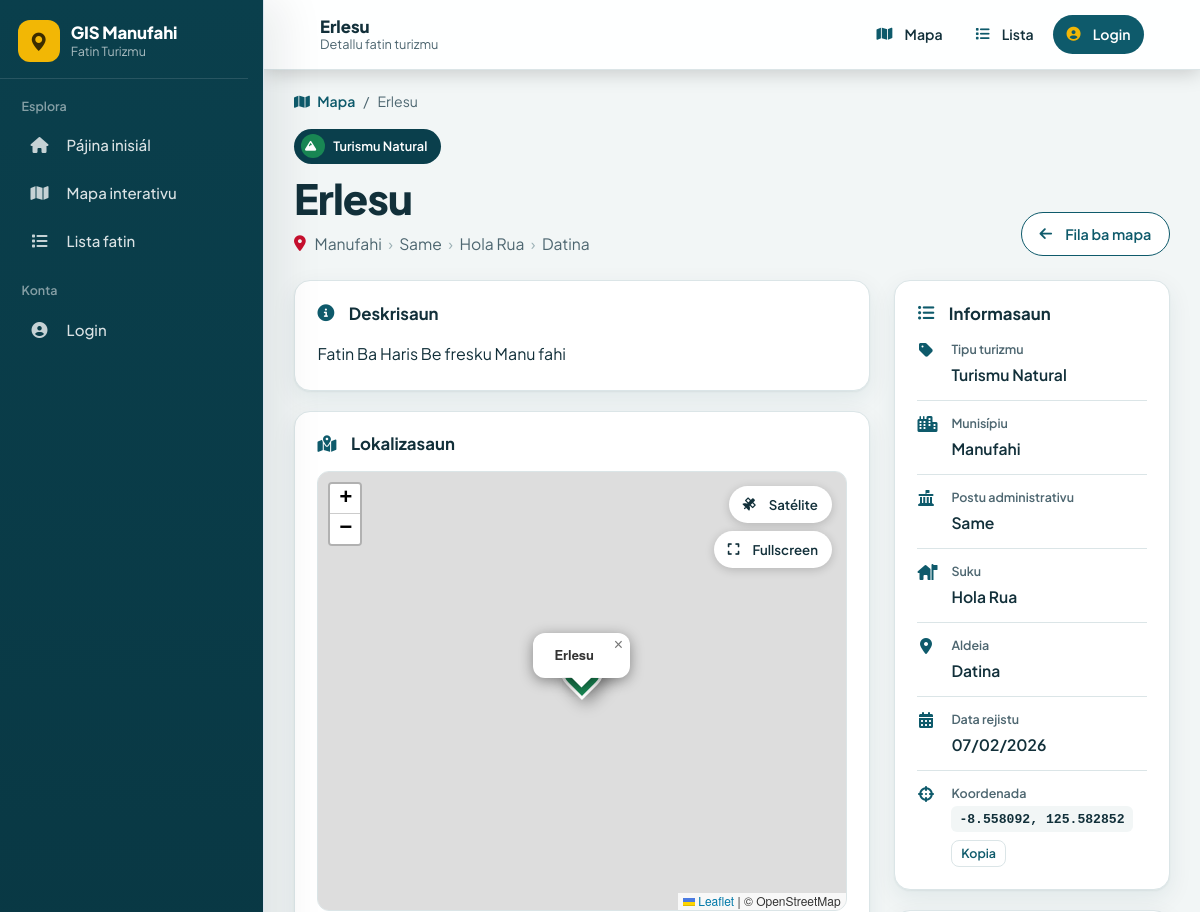
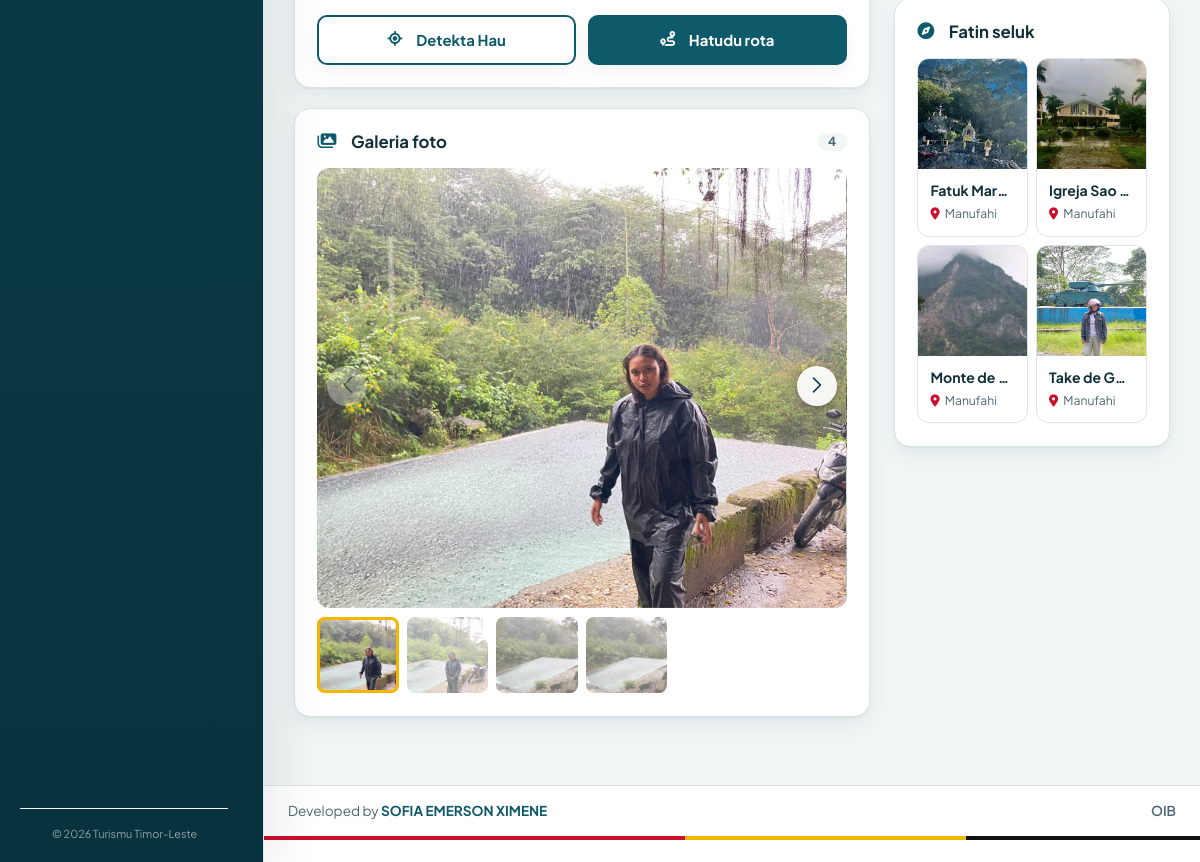
Page /mapa/detalhe/1/ on the committed database (2 pictures, top to bottom).
### GISAPP/models.py (models this page shows, shortened)
class Mapa(models.Model):
    TIPO= [
        ('Turismo Relijiozu', 'Turismo Relijiozu'),
        ('Turismu Kultural ', 'Turismu Kultural'),
        ('Turismu Natural ', 'Turismu Natural'),
        ('Turismu Istoriku ', 'Turismu Istoriku'),
        ('Turismu Eventura ', 'Turismu Eventura'),
        ('Turismu Ekologiku ', 'Turismu Ekologiku'),
    ]
    naran = models.CharField(max_length=255, unique=True)
    tipo = models.CharField(max_length=50, choices=TIPO)
    Obs = models.CharField(max_length=1500, null=True, blank=True)
    municipality = models.ForeignKey(Municipality, on_delete=models.CASCADE,null=True,blank=True,related_name="MMunicipality")
    administrativepost = models.ForeignKey(AdministrativePost, on_delete=models.CASCADE,null=True,blank=True, related_name="AAdministrativePost")
    village = models.ForeignKey(Village, on_delete=models.CASCADE,null=True,blank=True, related_name="VVillage")
    aldeia = models.ForeignKey(Aldeia, on_delete=models.CASCADE,null=True,blank=True, related_name="AAldeia")
    data_registu = models.DateField(auto_now_add=True)
    class Meta:
        ordering = ['naran']

class Point(models.Model):
    Maps = models.ForeignKey(Mapa, on_delete=models.CASCADE, related_name="Location")
    latitude  = models.FloatField(null=True, blank=True)
    longitude = models.FloatField(null=True, blank=True)

### custom/models.py (models this page shows, shortened)
class Municipality(models.Model):
	code = models.CharField(max_length=5, null=True, blank = True)
	name = models.CharField(max_length=100)
	hckey = models.CharField(max_length=32, null=True ,  blank = True)

class AdministrativePost(models.Model):
	municipality = models.ForeignKey(Municipality, on_delete=models.CASCADE, null=True)
	name = models.CharField(max_length=100)

class Village(models.Model):
	administrativepost = models.ForeignKey(AdministrativePost, on_delete=models.CASCADE, null=True)
	name = models.CharField(max_length=100)

class Aldeia(models.Model):
	village = models.ForeignKey(Village, on_delete=models.CASCADE, null=True)
	name = models.CharField(max_length=100)

### publicApp/views.py (the view)
# urls.py: path('mapa/detalhe/<int:pk>/', mapa_detail_view,name='mapa_detail'),
def mapa_detail_view(request, pk):
    mapa = get_object_or_404(
        Mapa.objects.select_related(
            'municipality', 'administrativepost', 'village', 'aldeia'
        ).prefetch_related('Location__images'),
        pk=pk
    )
    points = list(mapa.Location.all())
    first_point = points[0] if points else None
    all_images = []
    for p in points:
        for img in p.images.all():
            all_images.append({
                'url': img.image.url,
                'description': img.description or '',
            })
    related = (Mapa.objects
               .filter(Q(municipality=mapa.municipality) |
                       Q(tipo=mapa.tipo))
               .exclude(pk=mapa.pk)
               .select_related('municipality', 'village')
               .prefetch_related('Location__images')[:6])
    for r in related:
        r.first_image = None
        for p in r.Location.all():
            imgs = list(p.images.all())
            if imgs:
                r.first_image = imgs[0].image.url
                break
    context = {
        'mapa': mapa,
        'points': points,
        'first_point': first_point,
        'all_images': all_images,
        'related': related,
    }
    return render(request, 'mapa/detailPublic.html', context)

### publicApp/templates/mapa/detailPublic.html (shortened to what this page needs)
{% extends "public_base.html" %}
{% load static %}
{% block page_title %}{{ mapa.naran }}{% endblock %}
{% block page_subtitle %}Detallu fatin turizmu{% endblock %}
{% block main_container_class %}p-0{% endblock %}
{% block extra_css %}
<link rel="stylesheet" href="https://unpkg.com/leaflet-routing-machine@3.2.12/dist/leaflet-routing-machine.css" />
<link rel="stylesheet" href="https://cdn.jsdelivr.net/npm/swiper@11/swiper-bundle.min.css" />
<link href="{% static 'css/mapa_detail_modern.css' %}" rel="stylesheet">
{% endblock %}
{% block content %}
<div class="detail-page">
    <nav class="breadcrumb-custom" aria-label="Breadcrumb">
        <a href="{% url 'mapa_view' %}"><i class="fas fa-map"></i> Mapa</a>
        <span aria-hidden="true">/</span>
        <span>{{ mapa.naran }}</span>
    </nav>
    <div class="detail-title-block">
        <div>
            <span class="tipo-badge">
                <span class="tipo-badge__icon" id="tipo-badge-icon">
                    <i class="fas
                        {% with t=mapa.tipo|cut:" " %}{% if t == 'TurismoRelijiozu' or t == 'TurismuRelijiozu' %}fa-church{% elif t == 'TurismuKultural' %}fa-landmark{% elif t == 'TurismuNatural' %}fa-mountain{% elif t == 'TurismuIstoriku' %}fa-monument{% elif t == 'TurismuEventura' %}fa-hiking{% else %}fa-leaf{% endif %}{% endwith %}"></i>
                </span>
                {{ mapa.tipo|default:"Turizmu" }}
            </span>
            <h1>{{ mapa.naran }}</h1>
            <div class="location-line">
                <i class="fas fa-map-marker-alt"></i>
                {% if mapa.municipality %}
                    <span>{{ mapa.municipality.name }}</span>
                    {% if mapa.administrativepost %}<span class="sep">›</span><span>{{ mapa.administrativepost.name }}</span>{% endif %}
                    {% if mapa.village %}<span class="sep">›</span><span>{{ mapa.village.name }}</span>{% endif %}
                    {% if mapa.aldeia %}<span class="sep">›</span><span>{{ mapa.aldeia.name }}</span>{% endif %}
                {% else %}
                    <span>Lokalizasaun la rejista</span>
                {% endif %}
            </div>
        </div>
        <a href="{% url 'mapa_view' %}" class="btn-back">
            <i class="fas fa-arrow-left"></i> Fila ba mapa
        </a>
    </div>
    <div class="row g-4">
        <div class="col-lg-8">
            <section class="detail-card">
                <h2><i class="fas fa-circle-info"></i> Deskrisaun</h2>
                {% if mapa.Obs %}
                <p class="detail-desc">{{ mapa.Obs }}</p>
                {% else %}
                <p class="detail-desc detail-desc--empty">La iha deskrisaun disponível.</p>
                {% endif %}
            </section>
            {% if first_point %}
            <section class="detail-card">
                <h2><i class="fas fa-map-location-dot"></i> Lokalizasaun</h2>
                <div class="detail-map-wrapper" id="detail-map-wrapper">
                    <div id="detail-map"
                         data-lat="{{ first_point.latitude }}"
                         data-lng="{{ first_point.longitude }}"
                         data-name="{{ mapa.naran|escapejs }}"
                         data-tipo="{{ mapa.tipo|escapejs }}"></div>
                    <div class="detail-map-controls">
                        <button type="button" class="detail-map-btn" id="detail-satellite-btn">
                            <i class="fas fa-satellite"></i>
                            <span class="btn-label">Satélite</span>
                        </button>
                        <button type="button" class="detail-map-btn" id="detail-fullscreen-btn">
                            <i class="fas fa-expand"></i>
                            <span class="btn-label">Fullscreen</span>
                        </button>
                    </div>
                </div>
                <div class="action-buttons">
                    <button type="button" id="gps-detail-btn" class="btn btn-gps-detail">
                        <i class="fas fa-location-crosshairs"></i> Detekta Hau
                    </button>
                    <button type="button" id="route-detail-btn" class="btn btn-route">
                        <i class="fas fa-route"></i> Hatudu rota
                    </button>
                </div>
            </section>
            {% endif %}
            {% if all_images %}
            <section class="detail-card">
                <h2>
                    <i class="fas fa-images"></i> Galeria foto
                    <span class="count-pill">{{ all_images|length }}</span>
                </h2>
                <div class="swiper gallery-swiper">
                    <div class="swiper-wrapper">
                        {% for img in all_images %}
                        <div class="swiper-slide">
                            <img src="{{ img.url }}" alt="{{ img.description|default:mapa.naran }}"
                                 {% if not forloop.first %}loading="lazy"{% endif %}>
                        </div>
                        {% endfor %}
                    </div>
                    {% if all_images|length > 1 %}
                    <div class="swiper-button-next"></div>
                    {% endif %}
                </div>
                {% if all_images|length > 1 %}
                <div class="swiper gallery-thumbs">
                    <div class="swiper-wrapper">
                        {% for img in all_images %}
                        <div class="swiper-slide">
                            <img src="{{ img.url }}" alt="" loading="lazy">
                        </div>
                        {% endfor %}
                    </div>
                </div>
                {% endif %}
            </section>
            {% endif %}
        </div>
        <div class="col-lg-4">
            <section class="detail-card">
                <h2><i class="fas fa-list-ul"></i> Informasaun</h2>
                <dl class="dinfo-list">
                    <div class="dinfo-row">
                        <i class="fas fa-tag"></i>
                        <dt class="dinfo-label">Tipu turizmu</dt>
                        <dd class="dinfo-value">{{ mapa.tipo }}</dd>
                    </div>
                    {% if mapa.municipality %}
                    <div class="dinfo-row">
                        <i class="fas fa-city"></i>
                        <dt class="dinfo-label">Munisípiu</dt>
                        <dd class="dinfo-value">{{ mapa.municipality.name }}</dd>
                    </div>
                    {% endif %}
                    {% if mapa.administrativepost %}
                    <div class="dinfo-row">
                        <i class="fas fa-landmark-flag"></i>
                        <dt class="dinfo-label">Postu administrativu</dt>
                        <dd class="dinfo-value">{{ mapa.administrativepost.name }}</dd>
                    </div>
                    {% endif %}
                    {% if mapa.village %}
                    <div class="dinfo-row">
                        <i class="fas fa-house-flag"></i>
                        <dt class="dinfo-label">Suku</dt>
                        <dd class="dinfo-value">{{ mapa.village.name }}</dd>
                    </div>
                    {% endif %}
                    {% if mapa.aldeia %}
                    <div class="dinfo-row">
                        <i class="fas fa-location-dot"></i>
                        <dt class="dinfo-label">Aldeia</dt>
                        <dd class="dinfo-value">{{ mapa.aldeia.name }}</dd>
                    </div>
                    {% endif %}
                    <div class="dinfo-row">
                        <i class="fas fa-calendar-days"></i>
                        <dt class="dinfo-label">Data rejistu</dt>
                        <dd class="dinfo-value">{{ mapa.data_registu|date:"d/m/Y" }}</dd>
                    </div>
                    {% if first_point %}
                    <div class="dinfo-row">
                        <i class="fas fa-crosshairs"></i>
                        <dt class="dinfo-label">Koordenada</dt>
                        <dd class="dinfo-value">
                            <span class="coords-row">
                                <code id="coords-text">{{ first_point.latitude }}, {{ first_point.longitude }}</code>
                                <button type="button" class="btn-copy" id="copy-coords">Kopia</button>
                            </span>
                        </dd>
                    </div>
                    {% endif %}
                </dl>
            </section>
            {% if related %}
            <section class="detail-card">
                <h2><i class="fas fa-compass"></i> Fatin seluk</h2>
                <div class="row g-2">
                    {% for r in related %}
                    <div class="col-6">
                        <a href="{% url 'mapa_detail' r.pk %}" class="related-card">
                            <div class="related-img"
                                 {% if r.first_image %}
                                 style="background-image:url('{{ r.first_image }}');"
                                 {% else %}
                                 style="background:linear-gradient(135deg,#0a3f4c,#0e5a6b);"
                                 {% endif %}>
                            </div>
                            <div class="related-body">
                                <div class="related-title">{{ r.naran }}</div>
                                <div class="related-loc">
                                    <i class="fas fa-map-marker-alt"></i>
                                    {% if r.municipality %}{{ r.municipality.name }}{% endif %}
                                </div>
                            </div>
                        </a>
                    </div>
                    {% endfor %}
                </div>
            </section>
            {% endif %}
        </div>
    </div>
</div>
{% endblock %}

### rows in the picture
Mapa: naran "Erlesu", tipo "Turismu Natural", municipality.name "Manufahi", administrativepost.name "Same", village.name "Hola Rua", aldeia.name "Datina", Obs "Fatin Ba Haris Be fresku Manu fahi", data_registu "07/02/2026"
Point: latitude "-8.558092", longitude "125.582852"
Mapa: shows a picture, naran "Fatuk Mar…", municipality.name "Manufahi"
Mapa: shows a picture, naran "Igreja Sao…", municipality.name "Manufahi"
Mapa: shows a picture, naran "Monte de…", municipality.name "Manufahi"
Mapa: shows a picture, naran "Take de G…", municipality.name "Manufahi"

### other values in the picture
{{ all_images|length }} "4"
